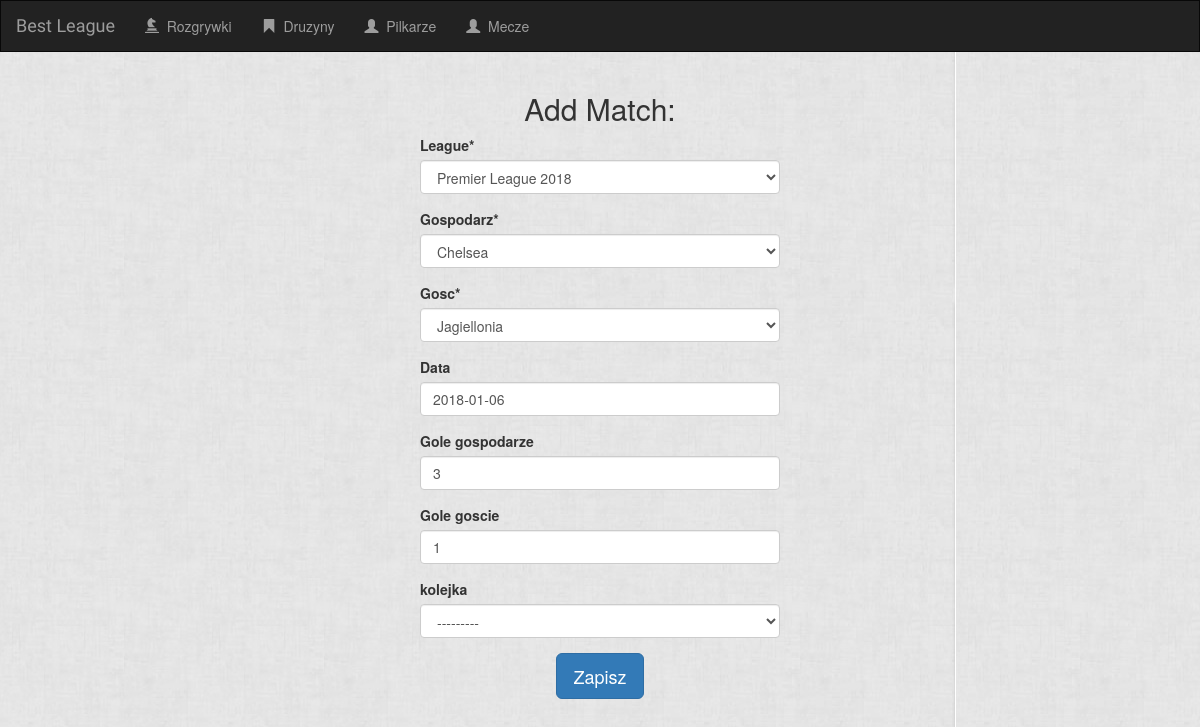
The app's page /competition/match/24/update/ with its own data.
### competition/models.py (models this page shows, shortened)
class Season(models.Model):
    league = models.ForeignKey(LeagueType, on_delete=models.CASCADE)
    season = models.CharField(max_length=20)
    def __str__(self):
        return "{} {}".format(self.league, self.season)

class Match(models.Model):
    host = models.ForeignKey(Team, related_name='matches_as_host', on_delete=models.CASCADE)
    guest = models.ForeignKey(Team, related_name='MatchGuest', on_delete=models.CASCADE)
    kolejka = models.ForeignKey(Kolejka, on_delete=models.CASCADE, blank=True, null=True)
    season = models.ForeignKey(Season, on_delete=models.CASCADE)
    date = models.DateField(default=datetime.now().strftime("%Y-%m-%d"), blank=True, null=True)  # data moze byc null
    hostGoals = models.IntegerField(validators=[MinValueValidator(0)], blank=True, null=True)  # gole nie moga byc na minus, moze byc null
    guestGoals = models.IntegerField(validators=[MinValueValidator(0)], blank=True, null=True) # gole nie moga byc na minus, moze byc null

### competition/views.py (the view)
# urls.py: url(r'^match/(?P<match_id>[0-9]+)/update/$', views.match_update, name='match_update'),
def match_update(request, match_id):
    match = get_object_or_404(Match, pk=match_id)
    match_form = MatchForm(request.POST or None, instance=match)
    if request.method == 'POST' and match_form.is_valid():
        change_stats(match.id, False)
        match = match_form.save()
        change_stats(match.id, True)
        return redirect('competition:match')
    return render(request, 'competition/match_add.html', {'match_form': match_form})

### competition/forms.py
class MatchForm(forms.ModelForm):
    class Meta:
        model = Match
        fields = ['season', 'host', 'guest', 'date', 'hostGoals', 'guestGoals', 'kolejka',]
        labels = {
            'season': 'League',
            'host': 'Gospodarz',
            'guest': 'Gosc',
            'date': 'Data',
            'hostGoals': 'Gole gospodarze',
            'guestGoals': 'Gole goscie',
            'kolejka': 'kolejka'
        }

### competition/models.py (called while the page is built)
    def __str__(self):
        return self.name

    def __str__(self):
        return self.name

### competition/templates/competition/match_add.html (shortened to what this page needs)
{% extends 'competition/base.html' %}
{% load crispy_forms_tags %}
{% block body %}
<h2>Add Match:</h2>
<div class="row">
    <div class="col-md-4 col-sm-offset-4" style="text-align: left;">
        <form action="" method="post" >
            {{ match_form|crispy }}
            <div style="text-align:center;">
                <input class="btn btn-lg btn-primary" type="submit" name="submit" value="Zapisz" />
            </div>
        </form>
    </div>
</div>
{% endblock %}

### competition/static/competition/css/style.css (style rules this page uses)
body { background: whitesmoke url("images/gray-background.jpg"); }

### records on screen
Season: season "Premier League 2018"
Match: host "Chelsea", guest "Jagiellonia", date "2018-01-06", hostGoals "3", guestGoals "1", kolejka "---------"
